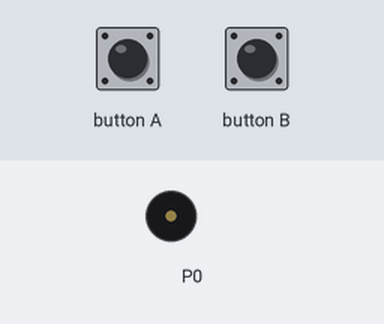
Bench run of a program on a simulated BBC micro:bit (MakeCode). On the bench: buzzer (waves = sounding). The inputs (shaded band) are chosen by the test bench.

Above: at 1.2 s.
1.3 s: button A pressed for 0.15 s
At 8.9 s:
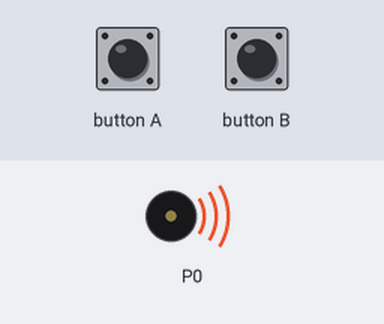
Timing chart, 0 to 10.4 s (numbered marks = the images above; inputs shaded):
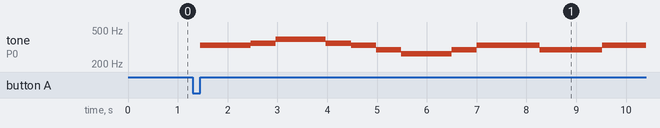

Measured:
- after the input at 1.3 s, tone on P0: plays 330 Hz for 1.0 s, 349 Hz for 0.51 s, 392 Hz for 1.0 s, 349 Hz for 0.51 s, 330 Hz for 0.51 s, 294 Hz for 0.51 s … (11 notes in this stretch), starting after 0.15 s

The program:

main.ts
```typescript
input.onButtonPressed(Button.A, function () {
    music._playDefaultBackground(music.builtInPlayableMelody(Melodies.Ode), music.PlaybackMode.InBackground)
})
input.onButtonPressed(Button.B, function () {
    music._playDefaultBackground(music.builtInPlayableMelody(Melodies.Blues), music.PlaybackMode.InBackground)
})
```

test.ts
```typescript
// testes vão aqui; isto não será compilado quando este pacote for usado como uma extensão.
```
